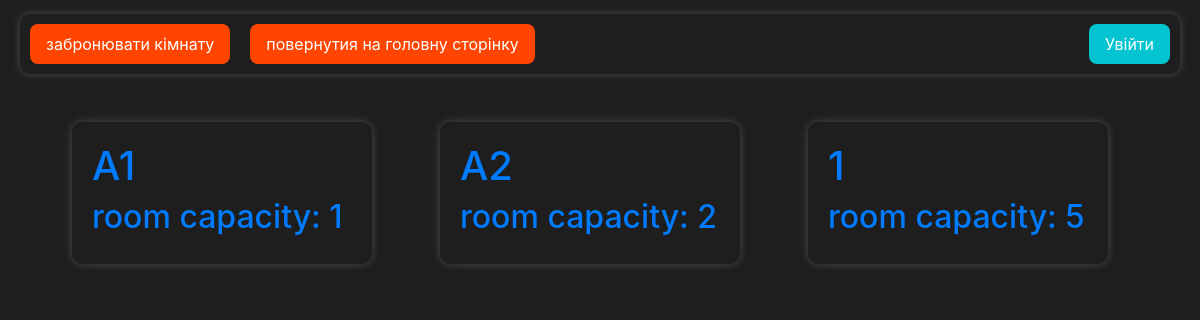
The app's page /, older data.
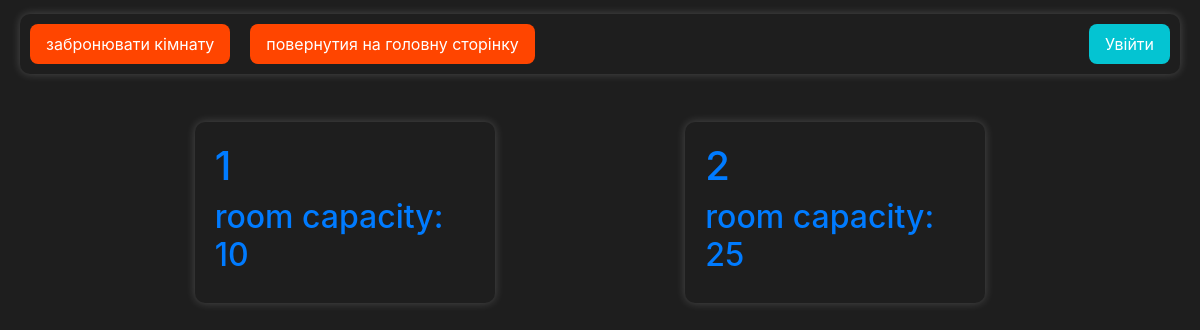
The same page, newer data.
### booking/models.py (models this page shows)
class Room(models.Model):
    number = models.CharField(max_length=10)
    capacity = models.IntegerField()
    location = models.TextField()

### booking/views.py (the view)
# urls.py: path("" ,room_list, name='room_list'),
def room_list(request):
    rooms = Room.objects.all()
    context = {
        'rooms': rooms
    }
    return render(request, 'booking/room_list.html', context)

### templates/booking/room_list.html
{% extends "base.html" %}
{% block content %}
{% load static %}
        <link rel="stylesheet" href="{% static 'css/style.css' %}">
<div class="container-list">
    {% for room in rooms %}
    <a href="{% url 'room_details' room.pk %}" >
    <div class="container-for-object">
        <h1>{{ room.number}}</h1>
        <h2 class="header-body">room capacity: {{ room.capacity }}</h2>
    </div>
    </a>
     {% endfor %}
</div>
{% endblock %}

Row changes from the older to the newer data that the page shows:
removed Room: number "1", capacity "5"
changed Room (number 1 of 2 on the later page): number "A1" → "1"; capacity "1" → "10"
changed Room (number 2 of 2 on the later page): number "A2" → "2"; capacity "2" → "25"
